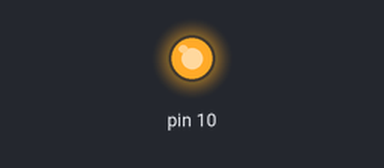
A sketch run on a simulated Arduino Uno, built with avr-gcc and run on an emulated ATmega328P. Shown: output pins drawn as LEDs (lit = HIGH). What the sketch prints to the serial monitor is not drawn.

Above: at 0.1 s.
At 2.1 s:
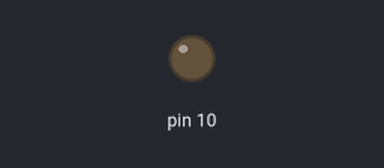
Timing chart, 0 to 3.6 s (numbered marks = the images above):
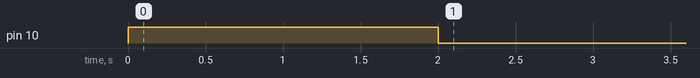

Measured:
- by itself, pin 10: HIGH → LOW at 2.0 s

The sketch:

lab05_task1.ino
```cpp
//Master Arduino Code:
#include<SPI.h>                             //Library for SPI

char mes[40] = "ne plac cartofii\n";
int index = 0;

void setup (void){
  Serial.begin(9600);
  SPI.begin();
  SPI.setClockDivider(SPI_CLOCK_DIV8);
  digitalWrite(SS, HIGH);
  delay(2000);
}

void loop(void) {
  if (index < strlen(mes)) {
      byte master_send, master_receive;
      digitalWrite(SS, LOW);
      delay(500);

      master_send = mes[index];
      master_receive = SPI.transfer(master_send);
      Serial.print((char)master_receive);
      index++;
      if (index == strlen(mes)) {
        Serial.print("\ngata!\n");
      }
      delay(1000);
  }
}
```
